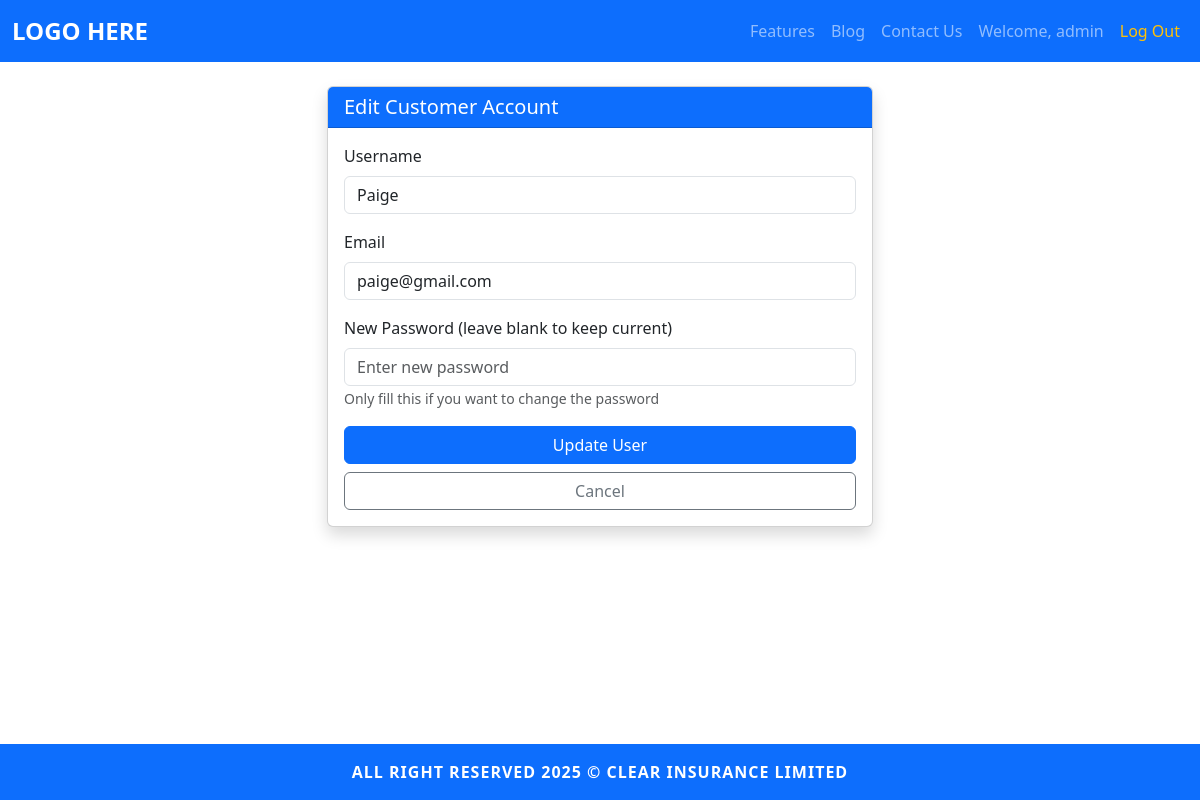
The app's page /admin/edit-user/customer/1 (signed in) with its own data.
### models.py (models this page shows, shortened)
class Admin(UserMixin, db.Model):
	id = db.Column(db.Integer, primary_key=True)
	username = db.Column(db.String(150), unique=True, nullable=False)
	email = db.Column(db.String(150), unique=True, nullable=False)
	password = db.Column(db.String(256), nullable=False)
	staff_id = db.Column(db.String(50), unique=True, nullable=True)
	is_active = db.Column(db.Boolean, default=True, nullable=False)

class Customer(UserMixin, db.Model):
	id = db.Column(db.Integer, primary_key=True)
	username = db.Column(db.String(150), unique=True, nullable=False)
	email = db.Column(db.String(150), unique=True, nullable=False)
	password = db.Column(db.String(256), nullable=False)
	is_active = db.Column(db.Boolean, default=True, nullable=False)

### app.py (the view, shortened to what this page needs)
@app.route('/admin/edit-user/<user_type>/<int:user_id>', methods=['GET', 'POST'])
@login_required
@admin_required
def edit_user(user_type, user_id):
	model_map = {
		'customer': Customer,
		'insurer': Insurer,
		'regulator': Regulator
	}
	model = model_map.get(user_type)
	if not model:
		flash('Invalid user type.', 'danger')
		return redirect(url_for('user_management'))
	user = model.query.get_or_404(user_id)
	return render_template('admin/edituser.html', user=user, user_type=user_type)

### app.py (called while the page is built)
@login_manager.user_loader
def load_user(user_id):
	if '_' not in user_id:
		return None
	user_type, user_pk = user_id.split('_', 1)
	model_map = {
		'admin': Admin,
		'customer': Customer,
		'insurer': Insurer,
		'regulator': Regulator
	}
	model = model_map.get(user_type)
	if model:
		return model.query.get(int(user_pk))
	return None

### templates/admin/edituser.html (shortened to what this page needs)
{% extends 'base.html' %}
{% block content %}
<div class="container py-4">
	<div class="row justify-content-center">
		<div class="col-md-6">
			<div class="card shadow">
				<div class="card-header bg-primary text-white">
					<h5 class="mb-0">Edit {{ user_type.capitalize() }} Account</h5>
				</div>
				<div class="card-body">
					<form method="POST">
						<div class="mb-3">
							<label for="username" class="form-label">Username</label>
							<input type="text" class="form-control" id="username" name="username" value="{{ user.username }}" required>
						</div>
						<div class="mb-3">
							<label for="email" class="form-label">Email</label>
							<input type="email" class="form-control" id="email" name="email" value="{{ user.email }}" required>
						</div>
						<div class="mb-3">
							<label for="password" class="form-label">New Password (leave blank to keep current)</label>
							<input type="password" class="form-control" id="password" name="password" placeholder="Enter new password">
							<small class="text-muted">Only fill this if you want to change the password</small>
						</div>
						<div class="d-grid gap-2">
							<button type="submit" class="btn btn-primary">Update User</button>
							<a href="{{ url_for('user_management') }}" class="btn btn-outline-secondary">Cancel</a>
						</div>
					</form>
				</div>
			</div>
		</div>
	</div>
</div>
{% endblock %}

### templates/base.html (shortened to what this page needs)
<!DOCTYPE html>
<html lang="en">
<head>
	<link href="https://cdn.jsdelivr.net/npm/bootstrap@5.3.2/dist/css/bootstrap.min.css" rel="stylesheet">
	<link rel="stylesheet" href="https://cdn.jsdelivr.net/npm/bootstrap-icons@1.10.0/font/bootstrap-icons.css">
	<link rel="stylesheet" href="{{ url_for('static', filename='css/style.css') }}">
</head>
<body class="d-flex flex-column min-vh-100">
	<nav class="navbar navbar-expand-lg navbar-dark bg-primary sticky-top">
		<div class="container-fluid">
			<a class="navbar-brand fw-bold" href="/">LOGO HERE</a>
			<div class="collapse navbar-collapse" id="navbarNav">
			<ul class="navbar-nav ms-auto mb-2 mb-lg-0 align-items-lg-center">
				<li class="nav-item"><a class="nav-link" href="/features">Features</a></li>
				<li class="nav-item"><a class="nav-link" href="/blog">Blog</a></li>
				<li class="nav-item"><a class="nav-link" href="/contact">Contact Us</a></li>
				{% if current_user is defined and current_user.is_authenticated %}
					<li class="nav-item"><a class="nav-link" href="{{ url_for('dashboard') }}">Welcome, {{ current_user.username }}</a></li>
					<li class="nav-item"><a class="nav-link text-warning" href="/logout">Log Out</a></li>
				{% else %}
					<li class="nav-item"><a class="nav-link" href="/auth/login">Log In</a></li>
					<li class="nav-item"><a class="nav-link" href="/auth/signup">Sign Up</a></li>
				{% endif %}
			</ul>
			</div>
		</div>
	</nav>
		{% block content %}{% endblock %}
	<footer class="footer mt-auto py-3 bg-primary text-white text-center sticky-bottom">
		<div class="container">
			<span>ALL RIGHT RESERVED 2025 &copy; CLEAR INSURANCE LIMITED</span>
		</div>
	</footer>
</body>
</html>

### static/css/style.css (style rules this page uses)
.footer { font-weight: bold; letter-spacing: 1px; }
.navbar-brand { font-size: 1.5rem; font-weight: bold; }
.sticky-bottom { position: sticky; bottom: 0; width: 100%; z-index: 1030; }

### records on screen
Admin: username "admin"
Customer: username "Paige", email "paige@gmail.com"

### other values on screen
{{ user_type.capitalize() }} "Customer"
